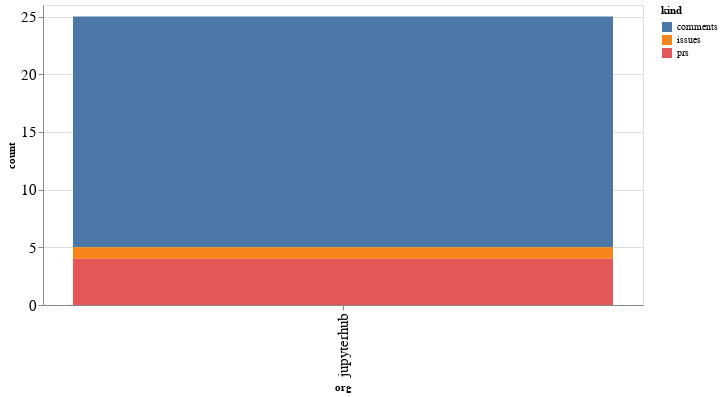

Notebook source saved alongside this figure:
### Code cell
alt.Chart(org_summaries, width=600).mark_bar().encode(
    x='org',
    y='count',
    color='kind',
    tooltip="org"
)

### Figure 1 — Vega-Lite specification as saved in the notebook (floating-point values rounded to 4 significant figures)
{"config": {"axisLeft": {"labelFontSize": 15}, "axisBottom": {"labelFontSize": 15}}, "data": {"name": "data-74844f4e676882750bb59ea1f6840e02"}, "mark": "bar", "encoding": {"color": {"type": "nominal", "field": "kind"}, "tooltip": {"type": "nominal", "field": "org"}, "x": {"type": "nominal", "field": "org"}, "y": {"type": "quantitative", "field": "count"}}, "width": 600, "$schema": "https://vega.github.io/schema/vega-lite/v4.8.1.json", "datasets": {"data-74844f4e676882750bb59ea1f6840e02": [{"org": "jupyterhub", "kind": "comments", "count": 20}, {"org": "jupyterhub", "kind": "issues", "count": 1}, {"org": "jupyterhub", "kind": "prs", "count": 4}]}}
